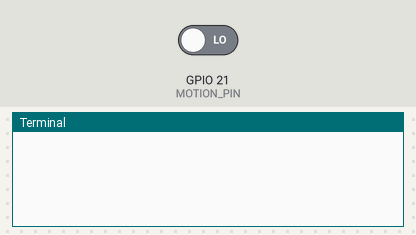
This program was run on a simulated Raspberry Pi (BCM pin numbers). On the bench: the last lines printed to the terminal. The inputs (shaded band) are chosen by the test bench; at power-on: GPIO 21 (MOTION_PIN) LOW.

Above: at 1.2 s.
1.3 s: GPIO 21 (MOTION_PIN) driven HIGH
At 2.5 s:
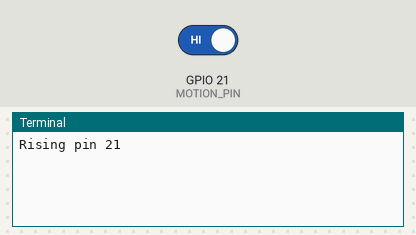
2.8 s: GPIO 21 (MOTION_PIN) driven LOW
At 3.9 s:
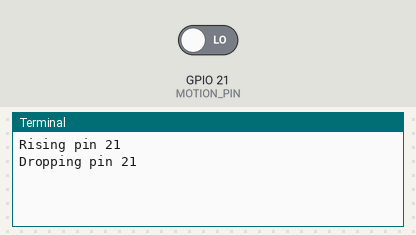

Measured:
- after the input at 1.3 s, the terminal: prints a new line at once (image 1)
- after the input at 2.8 s, the terminal: prints a new line at once (image 2)

The program:

detectMotionEvent.py
```python
import RPi.GPIO as GPIO
import time
GPIO.setmode(GPIO.BCM)

MOTION_PIN=21

GPIO.setup(MOTION_PIN, GPIO.IN)

def motionDetected(PIN):
	if GPIO.input(MOTION_PIN) == 1:
		print "Rising pin " + str(PIN)
	else:
		print "Dropping pin " + str(PIN)

try:
	GPIO.add_event_detect(MOTION_PIN, GPIO.BOTH, callback=motionDetected)
	while 1:
		time.sleep(10000)

except KeyboardInterrupt:
	print "Slut!"
	GPIO.cleanup()
```
